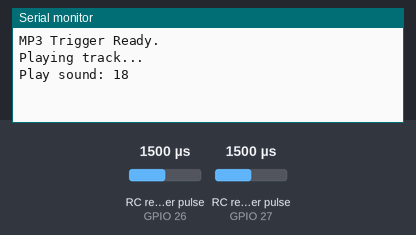
The sketch below on a simulated ESP32. Parts: the last lines printed to the serial monitor. Wiring (inferred from the names in the program): 2 × RC receiver channel: data GPIO 26 / data GPIO 27. The test bench sets the inputs (shaded band); at power-on: RC receiver pulse (sensors on GPIO 26, GPIO 27) 1500 µs.

Above: at 7.2 s.
7.3 s: RC receiver pulse (sensor on GPIO 26) set to 1020 µs
At 8.63 s:
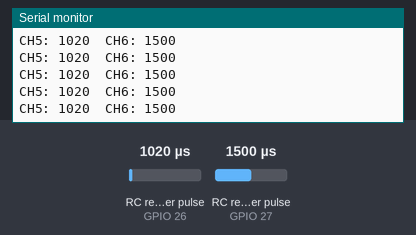
9.5 s: RC receiver pulse (sensor on GPIO 27) set to 1020 µs
At 10.5 s:
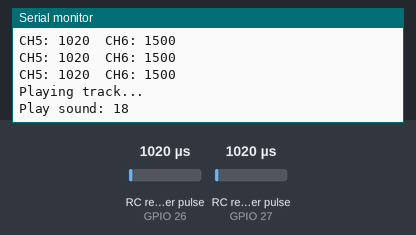
11.0 s: RC receiver pulse (sensor on GPIO 26) set to 1250 µs
At 12.11 s:
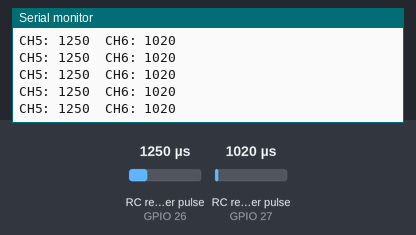
12.5 s: RC receiver pulse (sensor on GPIO 27) set to 1250 µs
At 13.53 s:
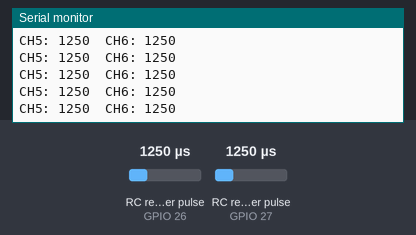
Timing chart, 0 to 15.0 s (numbered marks = the images above; inputs shaded):
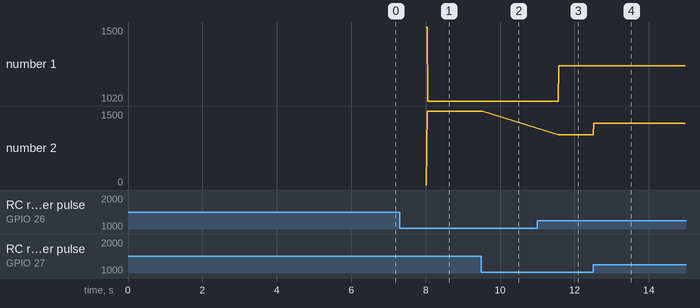

Measured:
- after the input at 7.3 s, the serial monitor: prints a new line after 0.76 s (image 1)
- after the input at 9.5 s, the serial monitor: prints a new line after 0.06 s (image 2)
- after the input at 11.0 s, the serial monitor: prints a new line after 0.58 s (image 3)
- after the input at 12.5 s, the serial monitor: prints a new line at once (image 4)
- plotted number 1: 1020 → 1250 after the input at 11.0 s

The sketch:

R2D2.ino
```cpp
#include <SoftwareSerial.h>
// Define pins for serial communication
const int rxPin = 19; // Connect to MP3 Trigger TX
const int txPin = 18; // Connect to MP3 Trigger RX
SoftwareSerial mp3Trigger(rxPin, txPin);

const int chPins[2] = {26, 27}; // CH5 and CH6 pins
unsigned long chValues[2] = {0, 0};
int currentChannel = 0; // 0 for CH5, 1 for CH6

// For edge detection on CH6 (3-position switch)
int lastCh6Pos = 1; // 0=down, 1=middle, 2=up

void setup() {
  Serial.begin(9600);      // For debugging
  // Start communication with MP3 Trigger at its default baud rate
  mp3Trigger.begin(38400);
  pinMode(chPins[0], INPUT);
  pinMode(chPins[1], INPUT);
  // Wait for the MP3 Trigger to boot and mount the SD card
  delay(2000);
  Serial.println("MP3 Trigger Ready.");
  playTrack(4);
  delay(4000);
}
int ch6Pos;
int ch5Pos;
void loop() {
  // Alternate reading CH5 and CH6
  chValues[currentChannel] = pulseIn(chPins[currentChannel], HIGH, 25000);

  // Map CH5 (2-pos) and CH6 (3-pos) to logical positions
  ch5Pos = (chValues[0] > 1500) ? 1 : 0; // 0=down, 1=up
  if (chValues[1] < 800) ch6Pos = ch6Pos;    //Stay the same when not reading correctly
  else if (chValues[1] < 1250) ch6Pos = 0;   // down
  else if (chValues[1] > 1750) ch6Pos = 2;   // up
  else ch6Pos = 1;                           // middle

  // Edge detection: only trigger when CH6 moves away from middle
  if (ch6Pos != 1 && lastCh6Pos == 1) {
    // Encode sound: 0=down+down, 1=down+up, 2=up+down, 3=up+up
    //int soundIndex = (ch6Pos == 2 ? 2 : 0) + ch5Pos;
    if (ch6Pos == 0 && ch5Pos == 0){
      playSound(17);//Try 17, 42/43, 57, 59, 87, 89, 90 are long screams
    }else if(ch6Pos == 0 && ch5Pos == 1){
      playSound(42);
    }else if(ch6Pos == 2 && ch5Pos == 0){
      playSound(60);
    }else if(ch6Pos == 2 && ch5Pos == 1){
      playSound(89);
    }
    delay(2000);
  }
  lastCh6Pos = ch6Pos;

  // Print both channel values for debugging
  Serial.print("CH5: ");
  Serial.print(chValues[0]);
  Serial.print("  CH6: ");
  Serial.println(chValues[1]);

  // Switch to the other channel for next loop
  currentChannel = 1 - currentChannel;

  delay(10); // Small delay for stability
}

void playSound(int soundIndex) {
  // MP3 Trigger tracks: 001.mp3, 002.mp3, 003.mp3, 004.mp3
  int trackNum = soundIndex + 1; // 1-based for MP3 Trigger
  //char cmd[6];
  // snprintf(cmd, sizeof(cmd), "t%03d\r", trackNum);
  // Serial1.print(cmd);
  playTrack(soundIndex);
  Serial.println("Playing track...");

  // For debugging
  Serial.print("Play sound: ");
  Serial.println(trackNum);
}

// Function to send the 't' (trigger) command followed by the track number
void playTrack(int trackNumber) {
  // The 't' command followed by a byte (1-255) triggers tracks by filename prefix
  mp3Trigger.print('t');
  mp3Trigger.write(trackNumber);
}
```
